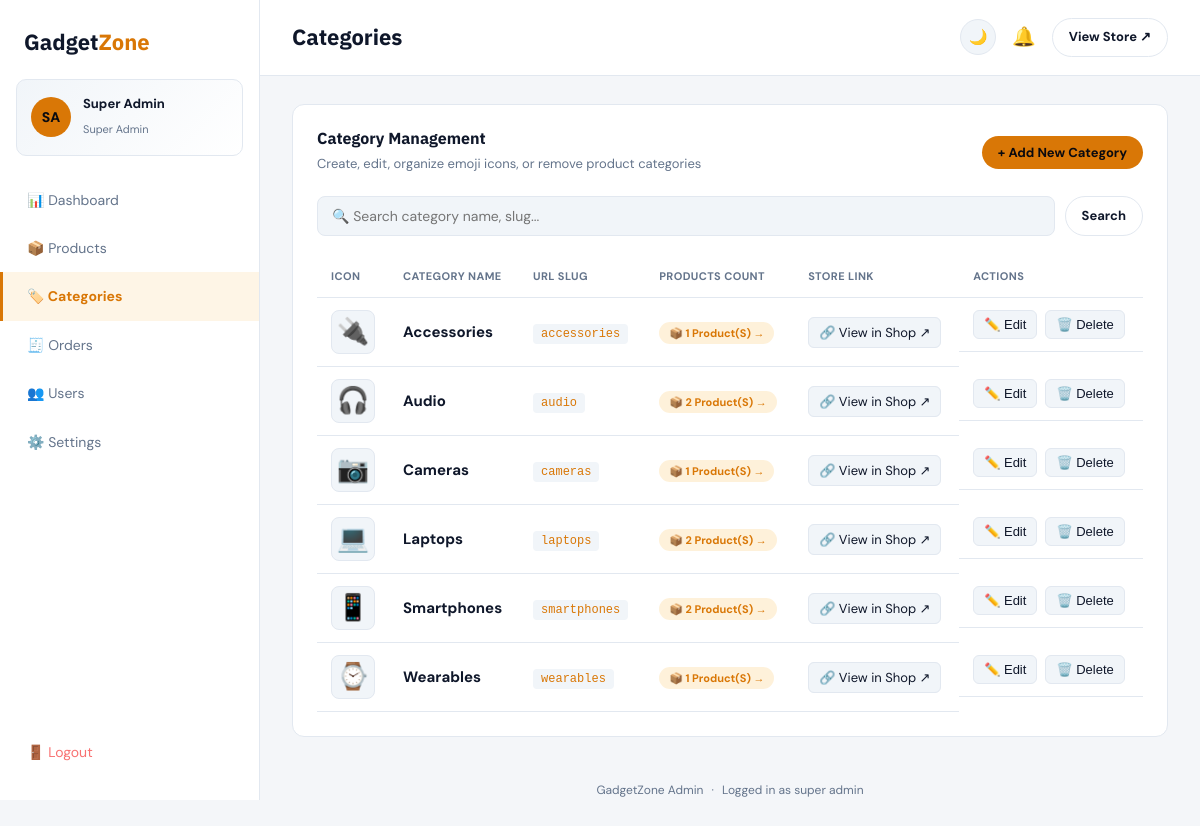
Screenshot of /admin/categories.php (signed in) with the database file from the repository.
### tables this page shows
CREATE TABLE users (
  id INT AUTO_INCREMENT PRIMARY KEY,
  first_name VARCHAR(100) NOT NULL,
  last_name VARCHAR(100) NOT NULL,
  email VARCHAR(150) NOT NULL UNIQUE,
  password VARCHAR(255) NOT NULL,
  phone VARCHAR(20) DEFAULT NULL,
  address TEXT DEFAULT NULL,
  city VARCHAR(100) DEFAULT NULL,
  avatar VARCHAR(255) DEFAULT NULL,
  role ENUM('member','admin','super_admin') DEFAULT 'member',
  created_at TIMESTAMP DEFAULT CURRENT_TIMESTAMP
);

CREATE TABLE categories (
  id INT AUTO_INCREMENT PRIMARY KEY,
  name VARCHAR(100) NOT NULL,
  slug VARCHAR(100) NOT NULL UNIQUE,
  icon VARCHAR(50) DEFAULT NULL
);

### includes/functions.php (called while the page is built, shortened)
<?php
if (!function_exists('base_path')) {
    function base_path() {
        $script = $_SERVER['SCRIPT_NAME'] ?? '';
        if (preg_match('#^(/[^/]+)#', $script, $m) && stripos($m[1], 'gadget') !== false) {
            return $m[1];
        }
        return '';
    }
}
function isLoggedIn() {
    return isset($_SESSION['user_id']);
}
function getCurrentUser() {
    global $conn;
    $stmt = mysqli_prepare($conn, "SELECT * FROM users WHERE id = ? LIMIT 1");
    mysqli_stmt_bind_param($stmt, "i", $_SESSION['user_id']);
    mysqli_stmt_execute($stmt);
    $result = mysqli_stmt_get_result($stmt);
    $user = mysqli_fetch_assoc($result);
    return $user ?: null;
}
function e($str) {
    return htmlspecialchars($str ?? '', ENT_QUOTES, 'UTF-8');
}

### admin/categories.php (the view, shortened to what this page needs)
<?php
require_once __DIR__ . '/../includes/db.php';
require_once __DIR__ . '/../includes/functions.php';
$pageTitle = 'Categories';
$search = trim($_GET['search'] ?? '');
$where = '';
$categories = mysqli_fetch_all(mysqli_query($conn, "SELECT c.*,
    (SELECT COUNT(*) FROM products p WHERE p.category_id = c.id) AS product_count
    FROM categories c $where ORDER BY c.name ASC"), MYSQLI_ASSOC);
require_once __DIR__ . '/layout.php';
?>
<div class="admin-panel">
  <div class="admin-panel-head">
    <div>
      <h3 style="margin-bottom:2px;">Category Management</h3>
      <span style="color:var(--text2); font-size:13px;">Create, edit, organize emoji icons, or remove product categories</span>
    </div>
    <button type="button" class="btn-primary btn-sm" data-open-modal="categoryModal" data-new-category>
      + Add New Category
    </button>
  </div>
  <form method="GET" action="<?= $base ?>/admin/categories.php" class="admin-filter-bar">
    <input type="text" name="search" placeholder="🔍 Search category name, slug..." value="<?= e($search) ?>">
    <button type="submit" class="btn-outline btn-sm">Search</button>
  </form>
  <?php if (empty($categories)): ?>
    <div class="admin-empty">
      <div style="font-size:36px; margin-bottom:12px;">🏷️</div>
      <p>No categories found matching your search.</p>
      <a href="<?= $base ?>/admin/categories.php" class="btn-outline btn-sm" style="margin-top:12px;">View All Categories</a>
    </div>
  <?php else: ?>
  <div style="overflow-x: auto;">
    <table class="admin-table">
      <thead>
        <tr>
          <th style="width:70px;">Icon</th>
          <th>Category Name</th>
          <th>URL Slug</th>
          <th>Products Count</th>
          <th>Store Link</th>
          <th>Actions</th>
        </tr>
      </thead>
      <tbody>
        <?php foreach ($categories as $c): ?>
        <tr>
          <td>
            <div style="font-size:26px; width:44px; height:44px; background:var(--surface2); border:1px solid var(--border); border-radius:8px; display:flex; align-items:center; justify-content:center;">
              <?= e($c['icon'] ?: '📦') ?>
            </div>
          </td>
          <td>
            <strong style="font-size:15px;"><?= e($c['name']) ?></strong>
          </td>
          <td>
            <code style="background:var(--surface2); padding:3px 8px; border-radius:4px; font-size:12px; color:var(--accent);">
              <?= e($c['slug']) ?>
            </code>
          </td>
          <td>
            <?php if ((int)$c['product_count'] > 0): ?>
              <a href="<?= $base ?>/admin/products.php?category=<?= (int)$c['id'] ?>" class="role-badge" style="background:rgba(245,158,11,.15); color:var(--accent);" title="View products in this category">
                📦 <?= (int)$c['product_count'] ?> product(s) →
              </a>
            <?php else: ?>
              <span class="role-badge" style="opacity:0.6;">0 products</span>
            <?php endif; ?>
          </td>
          <td>
            <a href="<?= $base ?>/pages/shop.php?cat=<?= urlencode($c['slug']) ?>" target="_blank" class="icon-btn" title="View category in store">
              🔗 View in Shop ↗
            </a>
          </td>
          <td class="admin-actions">
            <button type="button" class="icon-btn" data-open-modal="categoryModal" data-edit-category='<?= json_encode($c, JSON_HEX_APOS | JSON_HEX_QUOT) ?>'>
              ✏️ Edit
            </button>
            <button type="button" class="icon-btn danger" data-open-modal="deleteModal_<?= $c['id'] ?>" title="Delete category">
              🗑️ Delete
            </button>
          </td>
        </tr>
        <?php endforeach; ?>
      </tbody>
    </table>
  </div>
  <?php endif; ?>
</div>
<?php require_once __DIR__ . '/footer.php'; ?>

### admin/layout.php (shortened to what this page needs)
<?php
$base = base_path();
$currentPage = basename($_SERVER['PHP_SELF']);
$adminUser = getCurrentUser();
$adminInitials = $adminUser ? strtoupper(substr($adminUser['first_name'],0,1) . substr($adminUser['last_name'],0,1)) : 'A';
$pendingCount = 0;
if (isset($conn)) {
    $pendingResult = mysqli_query($conn, "SELECT COUNT(*) AS c FROM orders WHERE status = 'pending'");
    if ($pendingResult) $pendingCount = (int) mysqli_fetch_assoc($pendingResult)['c'];
}
?>
<!DOCTYPE html>
<html lang="en">
<head>
<link rel="stylesheet" href="<?= $base ?>/assets/css/style.css">
<link rel="stylesheet" href="<?= $base ?>/admin/admin.css">
</head>
<body class="admin-body">
<div class="admin-shell">
  <aside class="admin-sidebar">
    <a href="<?= $base ?>/index.php" class="logo admin-logo">Gadget<span>Zone</span></a>
    <?php if ($adminUser): ?>
    <div class="admin-user-strip">
      <div class="admin-user-avatar">
        <?php if (!empty($adminUser['avatar'])): ?>
          <img src="<?= $base ?>/assets/uploads/avatars/<?= e($adminUser['avatar']) ?>" alt="">
        <?php else: ?><?= e($adminInitials) ?><?php endif; ?>
      </div>
      <div class="admin-user-info">
        <strong><?= e($adminUser['first_name'] . ' ' . $adminUser['last_name']) ?></strong>
        <span><?= e(str_replace('_', ' ', $adminUser['role'])) ?></span>
      </div>
    </div>
    <?php endif; ?>
    <nav class="admin-nav">
      <a href="<?= $base ?>/admin/index.php" class="<?= $currentPage==='index.php'?'active':'' ?>">📊 Dashboard</a>
      <a href="<?= $base ?>/admin/products.php" class="<?= $currentPage==='products.php'?'active':'' ?>">📦 Products</a>
      <a href="<?= $base ?>/admin/categories.php" class="<?= $currentPage==='categories.php'?'active':'' ?>">🏷️ Categories</a>
      <a href="<?= $base ?>/admin/orders.php" class="<?= $currentPage==='orders.php'?'active':'' ?>" style="display:flex; justify-content:space-between; align-items:center;">
        <span>🧾 Orders</span>
      </a>
      <a href="<?= $base ?>/admin/users.php" class="<?= $currentPage==='users.php'?'active':'' ?>">👥 Users</a>
      <a href="<?= $base ?>/admin/settings.php" class="<?= $currentPage==='settings.php'?'active':'' ?>">⚙️ Settings</a>
      <a href="<?= $base ?>/pages/logout.php" class="logout">🚪 Logout</a>
    </nav>
  </aside>
  <div class="admin-main">
    <header class="admin-topbar">
      <h1><?= isset($pageTitle) ? e($pageTitle) : 'Admin' ?></h1>
      <div class="admin-topbar-actions">
        <button type="button" class="theme-toggle-btn" id="adminThemeToggleBtn" aria-label="Toggle theme" title="Toggle Light / Dark Mode">
          <span class="theme-icon-moon">🌙</span>
        </button>
        <a href="<?= $base ?>/admin/orders.php?status=pending" class="notif-bell" title="<?= $pendingCount ?> pending order(s)">
          🔔
        </a>
        <a href="<?= $base ?>/index.php" class="btn-outline btn-sm" target="_blank">View Store ↗</a>
      </div>
    </header>
    <div class="admin-content">

### assets/css/style.css (style rules this page uses)
:root, [data-theme="dark"] { --accent: #f59e0b; --accent-light: #fcd34d; --accent-dark: #d97706; --accent-glow: rgba(245, 158, 11, 0.25); --bg: #0a0a0f; --surface: #16161f; --surface2: #1d1d29; --border: rgba(255,255,255,0.08); --text: #f0f0f5; --text2: #9090a8; --font-head: 'IBM Plex Sans', sans-serif; --font-body: 'DM Sans', sans-serif; --radius: 12px; --success: #22c55e; --danger: #ef4444; --shadow: 0 16px 36px rgba(0,0,0,0.4); }
[data-theme="light"] { --accent: #d97706; --accent-light: #f59e0b; --accent-dark: #b45309; --accent-glow: rgba(217, 119, 6, 0.2); --bg: #f4f6f9; --surface: #ffffff; --surface2: #f1f5f9; --border: #e2e8f0; --text: #0f172a; --text2: #64748b; --font-head: 'IBM Plex Sans', sans-serif; --font-body: 'DM Sans', sans-serif; --radius: 12px; --success: #16a34a; --danger: #dc2626; --shadow: 0 10px 25px rgba(0,0,0,0.07); }
* { box-sizing: border-box; margin: 0; padding: 0; }
body { background: var(--bg); color: var(--text); font-family: var(--font-body); line-height: 1.6; transition: background-color .25s ease, color .25s ease; }
h1, h2, h3, h4 { font-family: var(--font-head); font-weight: 800; line-height: 1.2; }
a { color: inherit; text-decoration: none; }
.btn-primary, .btn-outline, .btn-danger { display: inline-flex; align-items: center; justify-content: center; gap: 8px; padding: 12px 24px; border-radius: 999px; font-weight: 700; font-family: var(--font-body); cursor: pointer; border: none; font-size: 15px; transition: all .2s ease; }
.btn-primary { background: var(--accent); color: #0a0a0f; }
.btn-outline { background: transparent; color: var(--text); border: 1px solid var(--border); }
.btn-sm { padding: 8px 16px; font-size: 13px; }
.theme-toggle-btn { background: var(--surface2); border: 1px solid var(--border); border-radius: 999px; width: 36px; height: 36px; display: inline-flex; align-items: center; justify-content: center; cursor: pointer; color: var(--text); font-size: 15px; transition: all .2s ease; padding: 0; outline: none; }
[data-theme="light"] .theme-icon-moon { display: inline-block; }
.logo { font-family: var(--font-head); font-weight: 800; font-size: 22px; }
.logo span { color: var(--accent); }

### rows the page displays
users: adminInitials "SA", first_name+last_name "Super Admin", role "Super Admin"
categories: icon "🔌", name "Accessories", slug "accessories", product_count "1"
categories: icon "🎧", name "Audio", slug "audio", product_count "2"
categories: icon "📷", name "Cameras", slug "cameras", product_count "1"
categories: icon "💻", name "Laptops", slug "laptops", product_count "2"
categories: icon "📱", name "Smartphones", slug "smartphones", product_count "2"
categories: icon "⌚", name "Wearables", slug "wearables", product_count "1"

### other values shown
$pageTitle "Categories"
str_replace('_',' ', $_SESSION['role']) "super admin"
